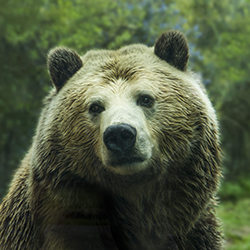
#> input picture PNL/brownbear.jpg, 250 x 250 px
$ python learnmatplotlib.py
#> lines starting #> are read from the running program, lines starting #| are printed output that depends on the picture
import numpy as np
import matplotlib.pyplot as plt
import imageio as im

x = np.arange(0, 3 * np.pi, 0.1)
y = np.sin(x)
plt.plot(x, y)
# plt.show()

x = np.arange(0, 3 * np.pi, 0.1)
y_sin = np.sin(x)
y_cos = np.cos(x)
plt.plot(x, y_sin)
plt.plot(x, y_cos)
plt.xlabel('x axis label')
plt.ylabel('y axis label')
plt.title('Sine and Cosine')
plt.legend(['Sine', 'Cosine'])
# plt.show()

plt.subplot(2, 1, 1)
plt.plot(x, y_sin)
plt.title('Sine')
plt.subplot(2, 1, 2)
plt.plot(x, y_cos)
plt.title('Cosine')
# plt.show()

img = im.imread('brownbear.jpg')
#> img is the input picture: shape (250, 250, 3); mean R, G, B 79.9, 90, 64.5
img_tinted = img * [1, 0.95, 0.9]
plt.subplot(1, 2, 1)
plt.imshow(img)
plt.subplot(1,2,2)
plt.imshow(np.uint8(img_tinted))
plt.show()
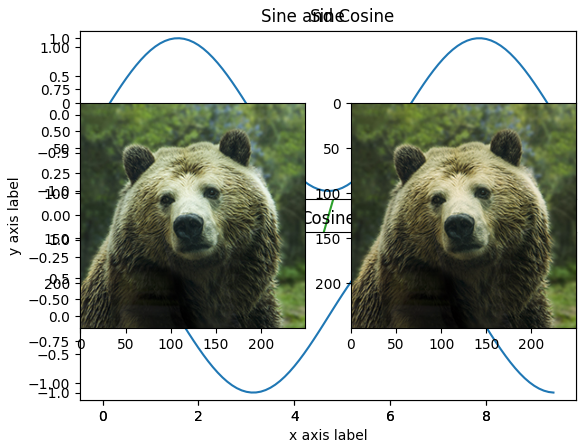
#> figure drawn by matplotlib, 5 panels; panel 1: curve peaks at x = 1.6, y = 1; panel 1: curve peaks at x = 1.6, y = 1; panel 1: curve peaks at x = 0, y = 1; panel 2: curve peaks at x = 1.6, y = 1
